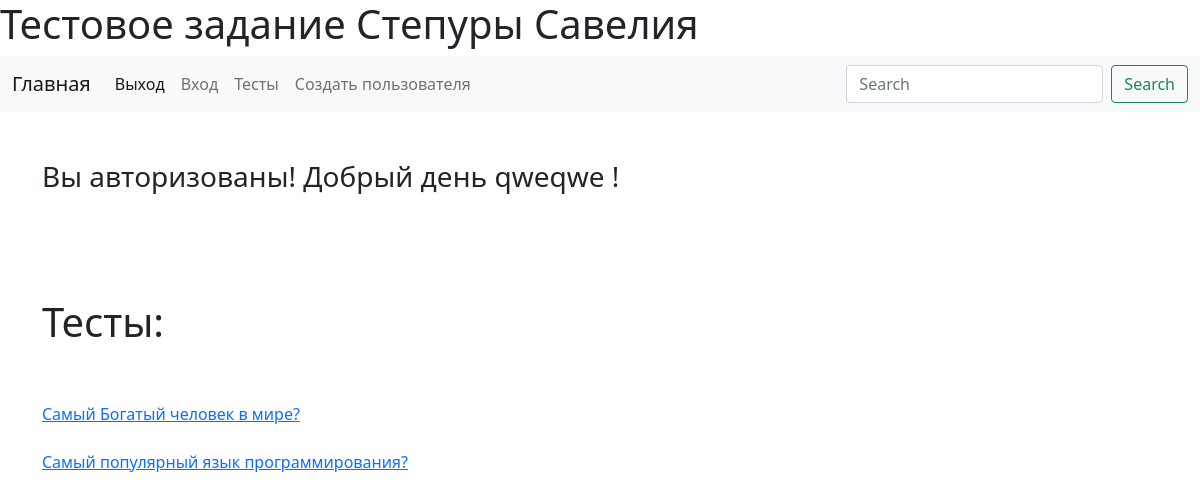
The app's page /polls/ (signed in) with its own data.
### auth_users/models.py (models this page shows)
class User(AbstractUser):
    WHOISIT = [
        ('student', 'Stud'),  # Это реализовывается именно так, мы делаем типа селектор - вид для db/вид для внешнего
        ('teacher', 'Teach'),
    ]
    status = models.CharField(choices=WHOISIT, default='student', max_length=255)
    phone = PhoneField(blank=True, help_text='Contact phone number')

### polls/models.py (models this page shows)
class Poll(models.Model):
    author = models.ForeignKey(User, on_delete=models.SET_NULL, null=True)
    title = models.CharField(max_length=255)
    def __str__(self):
        return self.title

### polls/views.py (the view)
# urls.py: path('polls/', polls_view),
def polls_view(request):
    cntx = {
        'tests':  Poll.objects.all(),
    }
    return render(request, 'polls.html', context=cntx)

### templates/polls.html
{% extends "base.html" %}
{% load static %}
{% block content %}
    <div class="container">
      <h1>Тесты:</h1>
        <br>
        <br>
        {% for test in tests %}
         <a href="/polls/{{test.pk}}">{{ test }}</a>
        <br> <br>
        {% endfor %}
        <br>
    </div>
{% endblock %}

### templates/base.html (shortened to what this page needs)
<!doctype html>
{% load static %}
<html lang="en">
  <head>
    <link href="https://cdn.jsdelivr.net/npm/bootstrap@5.0.0-beta1/dist/css/bootstrap.min.css" rel="stylesheet">
  </head>
  <body>
    <h1>Тестовое задание Степуры Савелия</h1>
    <nav class="navbar navbar-expand-lg navbar-light bg-light">
      <div class="container-fluid">
        <a class="navbar-brand" href="/">Главная</a>
        <div class="collapse navbar-collapse" id="navbarSupportedContent">
          <ul class="navbar-nav me-auto mb-2 mb-lg-0">
            <li class="nav-item">
              <a class="nav-link active" aria-current="page" href="/logout">Выход</a>
            </li>
            <li class="nav-item">
              <a class="nav-link" href="/login">Вход</a>
            </li>
            <li class="nav-item">
              <a class="nav-link" href="/polls">Тесты</a>
            </li>
            <li class="nav-item">
              <a class="nav-link" href="/signup">Создать пользователя</a>
            </li>
          </ul>
          <form class="d-flex">
            <input class="form-control me-2" type="search" placeholder="Search" aria-label="Search">
            <button class="btn btn-outline-success" type="submit">Search</button>
          </form>
        </div>
      </div>
    </nav>
    <br>
    <br>
     <div class="container">
        {% if request.user.is_authenticated %}
            <h3>Вы авторизованы! Добрый день {{ request.user.username }} !</h3>
        {% else %}
            <h3>Вы неавторизированы на сайте!</h3>
        {% endif %}
       <br>
       <br>
     </div>
      <br>
      <br>
    {% block content %}
    {% endblock %}
  </body>
</html>

### records on screen
Poll: title "Самый Богатый человек в мире?"
Poll: title "Самый популярный язык программирования?"

### other values on screen
{{ request.user.username }} "qweqwe"
